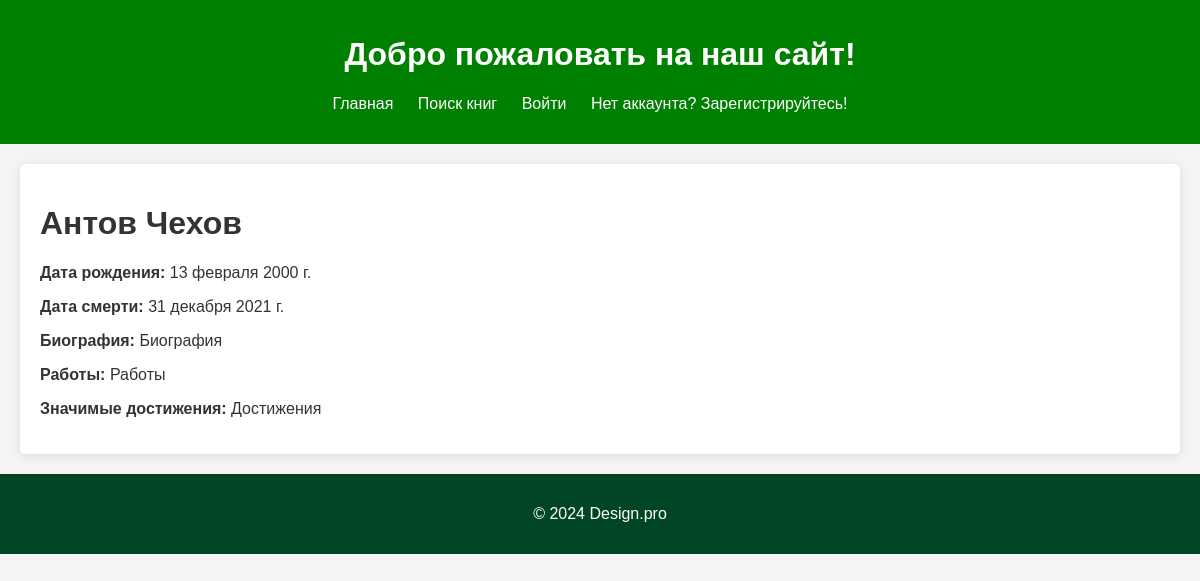
Page /EA/author/2/ on the committed database.
### EA/models.py (models this page shows, shortened)
class Author(models.Model):
    first_name = models.CharField(max_length=100)
    last_name = models.CharField(max_length=100)
    date_of_birth = models.DateField(null=True, blank=True)
    date_of_death = models.DateField('Died', null=True, blank=True)
    biography = models.TextField(max_length=2000, help_text="Enter a brief biography of the author", blank=True, null=True)
    works = models.TextField(max_length=2000, help_text="List of works by the author", blank=True, null=True)
    notable_achievements = models.TextField(max_length=2000, help_text="Significant achievements of the author", blank=True, null=True)
    class Meta:
        ordering = ['last_name']
        unique_together = (('first_name', 'last_name'),)

### EA/views.py (the view)
# urls.py: path('author/<int:pk>/', views.AuthorDetailView.as_view(), name='author-detail'),
class AuthorDetailView(generic.DetailView):
    model = Author
    template_name = 'author_detail.html'
    context_object_name = 'author'

### EA/templates/author_detail.html (shortened to what this page needs)
{% extends "base.html" %}
{% block content %}
<h1>{{ author.first_name }} {{ author.last_name }}</h1>
<p><strong>Дата рождения:</strong> {{ author.date_of_birth }}</p>
<p><strong>Дата смерти:</strong> {{ author.date_of_death }}</p>
<p><strong>Биография:</strong> {{ author.biography }}</p>
<p><strong>Работы:</strong> {{ author.works }}</p>
<p><strong>Значимые достижения:</strong> {{ author.notable_achievements }}</p>
{% endblock %}

### EA/static/css/style.css (style rules this page uses)
body { font-family: Arial, sans-serif; margin: 0; padding: 0; background-color: #f4f4f4; color: #333; }

### rows in the picture
Author: first_name "Антов", last_name "Чехов", date_of_birth "13 февраля 2000 г.", date_of_death "31 декабря 2021 г.", biography "Биография", works "Работы", notable_achievements "Достижения"
